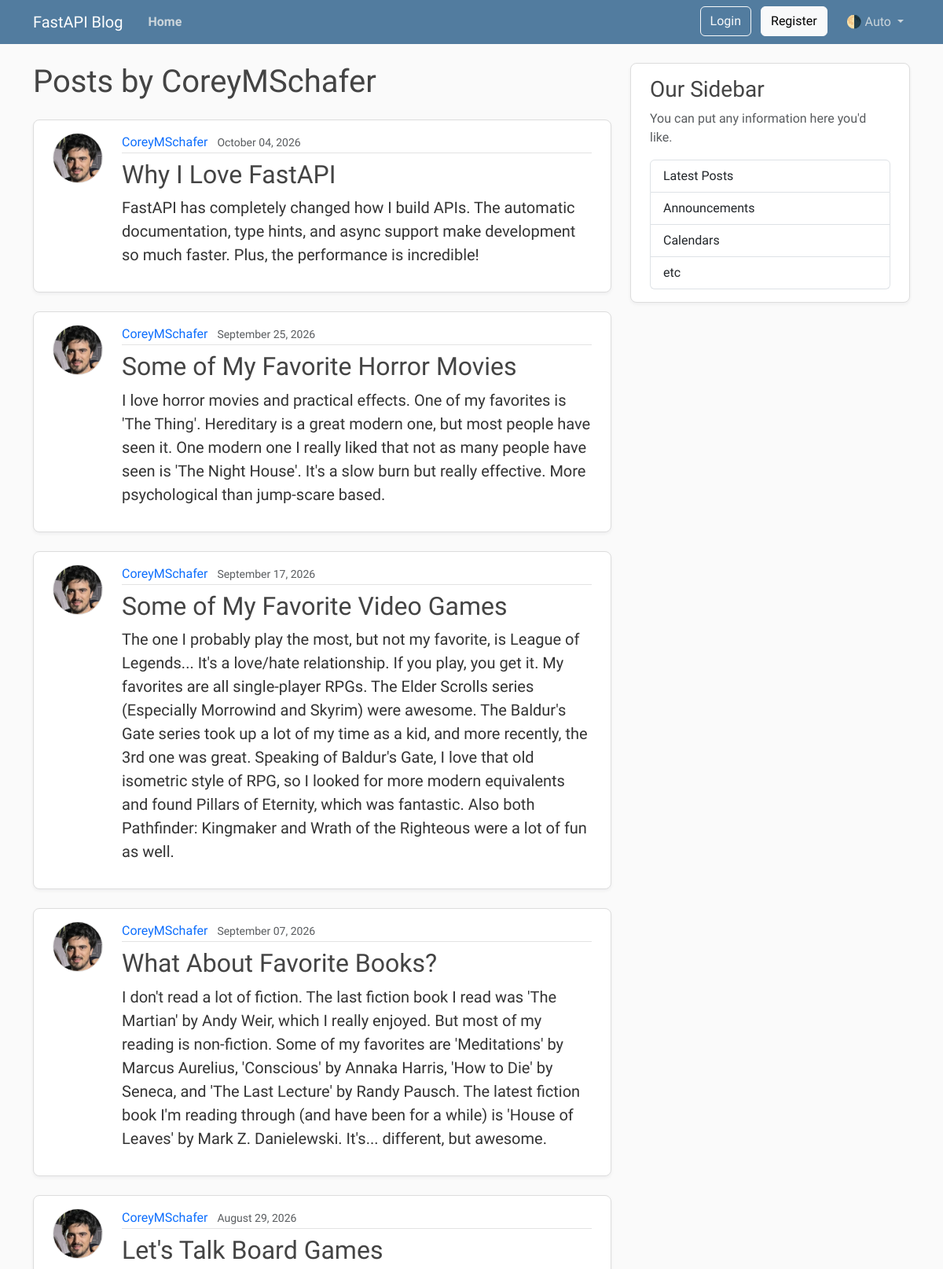
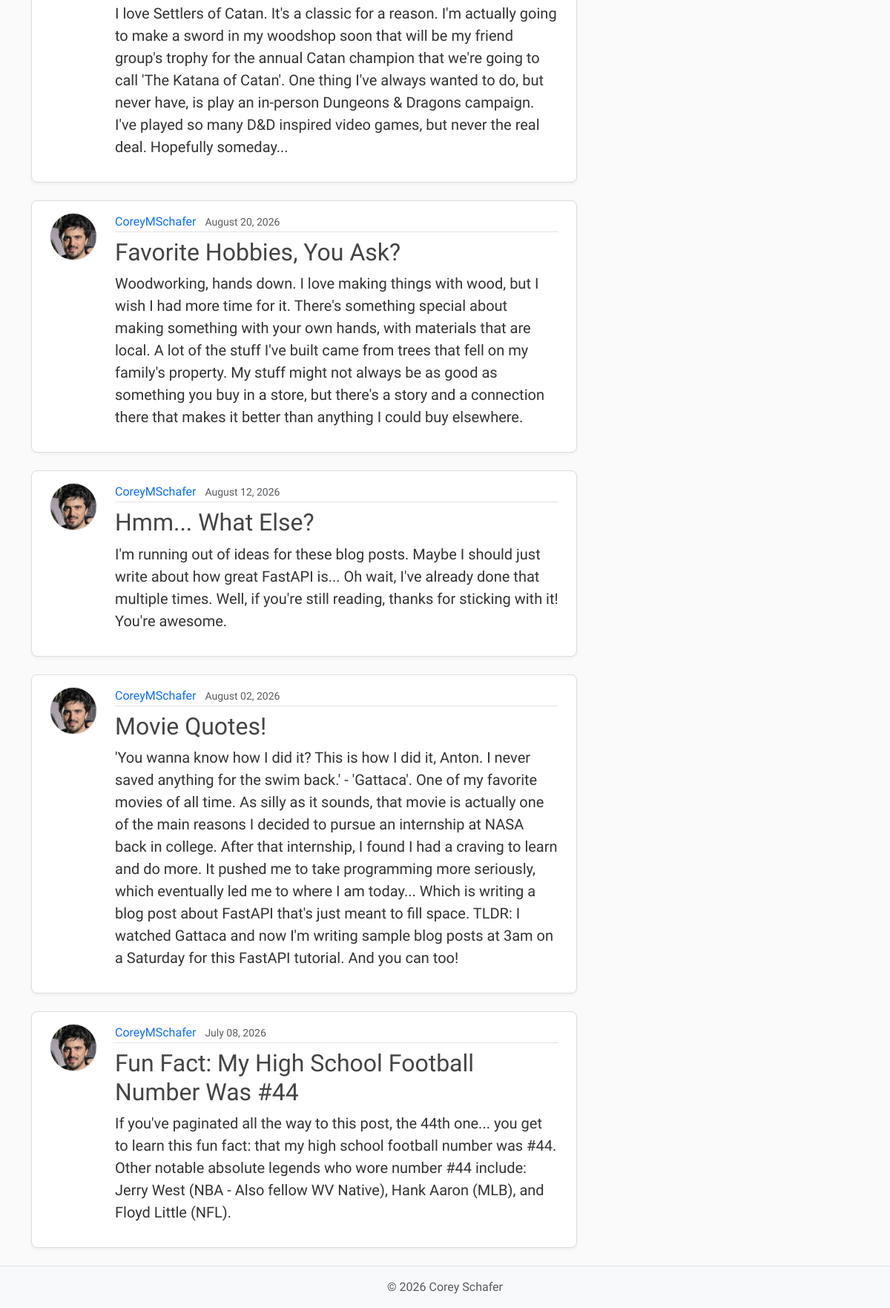
The page /users/1/posts on the database its author committed (2 pictures, top to bottom).
### models.py (models this page shows, shortened)
class User(Base):
    __tablename__ = "users"
    id: Mapped[int] = mapped_column(Integer, primary_key=True, index=True)
    username: Mapped[str] = mapped_column(String(50), unique=True, nullable=False)
    email: Mapped[str] = mapped_column(String(120), unique=True, nullable=False)
    password_hash: Mapped[str] = mapped_column(String(200), nullable=False)
    image_file: Mapped[str | None] = mapped_column(
        String(200),
        nullable=True,
        default=None,
    )
    posts: Mapped[list[Post]] = relationship(
        back_populates="author",
        cascade="all, delete-orphan",
    )
    reset_tokens: Mapped[list[PasswordResetToken]] = relationship(
        back_populates="user",
        cascade="all, delete-orphan",
    )

class Post(Base):
    __tablename__ = "posts"
    id: Mapped[int] = mapped_column(Integer, primary_key=True, index=True)
    title: Mapped[str] = mapped_column(String(100), nullable=False)
    content: Mapped[str] = mapped_column(Text, nullable=False)
    user_id: Mapped[int] = mapped_column(
        ForeignKey("users.id"),
        nullable=False,
        index=True,
    )
    date_posted: Mapped[datetime] = mapped_column(
        DateTime(timezone=True),
        default=lambda: datetime.now(UTC),
    )
    author: Mapped[User] = relationship(back_populates="posts")

### main.py (the view)
@app.get("/users/{user_id}/posts", include_in_schema=False, name="user_posts")
async def user_posts_page(
    request: Request,
    user_id: int,
    db: Annotated[AsyncSession, Depends(get_db)],
):
    result = await db.execute(select(models.User).where(models.User.id == user_id))
    user = result.scalars().first()
    if not user:
        raise HTTPException(
            status_code=status.HTTP_404_NOT_FOUND,
            detail="User not found",
        )
    result = await db.execute(
        select(models.Post)
        .options(selectinload(models.Post.author))
        .where(models.Post.user_id == user_id)
        .order_by(models.Post.date_posted.desc()),
    )
    posts = result.scalars().all()
    return templates.TemplateResponse(
        request,
        "user_posts.html",
        {"posts": posts, "user": user, "title": f"{user.username}'s Posts"},
    )

### templates/user_posts.html (shortened to what this page needs)
{% extends "layout.html" %}
{% block content %}
    <h1 class="mb-4">Posts by {{ user.username }}</h1>
    <div id="postsContainer">
        {% for post in posts %}
            <article class="content-section py-3 px-4 mb-4">
                <div class="d-flex align-items-start gap-4">
                    <img class="rounded-circle article-img flex-shrink-0"
                         src="{{ post.author.image_path }}"
                         alt="{{ post.author.username }}'s profile picture"
                         width="64"
                         height="64"
                         loading="lazy">
                    <div class="flex-grow-1">
                        <div class="article-metadata mb-2">
                            <a class="me-2"
                               href="{{ url_for('user_posts', user_id=post.author.id) }}">{{ post.author.username }}</a>
                            <small class="text-body-secondary">{{ post.date_posted.strftime("%B %d, %Y") }}</small>
                        </div>
                        <h2>
                            <a class="article-title"
                               href="{{ url_for('post_page', post_id=post.id) }}">{{ post.title }}</a>
                        </h2>
                        <p class="article-content">{{ post.content }}</p>
                    </div>
                </div>
            </article>
        {% else %}
            <p class="text-body-secondary">No posts by this user yet.</p>
        {% endfor %}
    </div>
{% endblock content %}

### static/css/main.css (style rules this page uses)
:root { --font-heading: "Montserrat", system-ui, -apple-system, BlinkMacSystemFont, sans-serif; --font-body: "Nunito", system-ui, -apple-system, BlinkMacSystemFont, sans-serif; --color-bg-body: #fafafa; --color-bg-content: #ffffff; --color-text-primary: #333333; --color-text-heading: #444444; --color-steel: #527c9f; --color-nav-link: #cbd5db; --color-nav-link-hover: #ffffff; --color-link-hover: #428bca; --color-border: #dddddd; --color-border-light: #e3e3e3; --spacing-xl: 5rem; --article-img-size: 4rem; --account-img-size: 7.813rem; }
body { font-family: var(--font-body); background: var(--color-bg-body); color: var(--color-text-primary); }
h1, h2, h3, h4, h5, h6 { font-family: var(--font-heading); color: var(--color-text-heading); }
a { text-decoration: none; }
.content-section { background: var(--color-bg-content); border: 1px solid var(--color-border); border-radius: 0.5rem; box-shadow: 0 2px 4px rgba(15, 23, 42, 0.05); transition: box-shadow 0.15s ease, transform 0.15s ease, border-color 0.15s ease; }
.article-title { color: var(--color-text-heading); transition: color 0.2s ease-in-out; }
.article-content { white-space: pre-line; font-size: 1.25rem; }
.article-img { height: var(--article-img-size); width: var(--article-img-size); flex-shrink: 0; object-fit: cover; border: 1px solid var(--color-border-light); box-shadow: 0 0 0 2px var(--color-bg-content); }
.article-metadata { padding-bottom: 0.063rem; border-bottom: 1px solid var(--color-border-light); }
.article-metadata a { transition: color 0.2s ease-in-out; }

### rows shown on the page
User: username "CoreyMSchafer"
Post: author.image_path (picture), author.username "CoreyMSchafer", date_posted "October 04, 2026", title "Why I Love FastAPI", content "FastAPI has completely changed how I build APIs. The automatic documentation, type hints, and async support make development so much faster. Plus, the performance is incredible!"
Post: author.image_path (picture), author.username "CoreyMSchafer", date_posted "September 25, 2026", title "Some of My Favorite Horror Movies", content "I love horror movies and practical effects. One of my favorites is 'The Thing'. Hereditary is a great modern one, but most people have seen it. One modern one I really liked that not as many people have seen is 'The Night House'. It's a slow burn but really effective. More psychological than jump-scare based."
Post: author.image_path (picture), author.username "CoreyMSchafer", date_posted "September 17, 2026", title "Some of My Favorite Video Games", content "The one I probably play the most, but not my favorite, is League of Legends... It's a love/hate relationship. If you play, you get it. My favorites are all single-player RPGs. The Elder Scrolls series (Especially Morrowind and Skyrim) were awesome. The Baldur's Gate series took up a lot of my time as a kid, and more recently, the 3rd one was great. Speaking of Baldur's Gate, I love that old isometric style of RPG, so I looked for more modern equivalents and found Pillars of Eternity, which was fantastic. Also both Pathfinder: Kingmaker and Wrath of the Righteous were a lot of fun as well."
Post: author.image_path (picture), author.username "CoreyMSchafer", date_posted "September 07, 2026", title "What About Favorite Books?", content "I don't read a lot of fiction. The last fiction book I read was 'The Martian' by Andy Weir, which I really enjoyed. But most of my reading is non-fiction. Some of my favorites are 'Meditations' by Marcus Aurelius, 'Conscious' by Annaka Harris, 'How to Die' by Seneca, and 'The Last Lecture' by Randy Pausch. The latest fiction book I'm reading through (and have been for a while) is 'House of Leaves' by Mark Z. Danielewski. It's... different, but awesome."
Post: author.image_path (picture), author.username "CoreyMSchafer", date_posted "August 29, 2026", title "Let's Talk Board Games", content "I love Settlers of Catan. It's a classic for a reason. I'm actually going to make a sword in my woodshop soon that will be my friend group's trophy for the annual Catan champion that we're going to call 'The Katana of Catan'. One thing I've always wanted to do, but never have, is play an in-person Dungeons & Dragons campaign. I've played so many D&D inspired video games, but never the real deal. Hopefully someday..."
Post: author.image_path (picture), author.username "CoreyMSchafer", date_posted "August 20, 2026", title "Favorite Hobbies, You Ask?", content "Woodworking, hands down. I love making things with wood, but I wish I had more time for it. There's something special about making something with your own hands, with materials that are local. A lot of the stuff I've built came from trees that fell on my family's property. My stuff might not always be as good as something you buy in a store, but there's a story and a connection there that makes it better than anything I could buy elsewhere."
Post: author.image_path (picture), author.username "CoreyMSchafer", date_posted "August 12, 2026", title "Hmm... What Else?", content "I'm running out of ideas for these blog posts. Maybe I should just write about how great FastAPI is... Oh wait, I've already done that multiple times. Well, if you're still reading, thanks for sticking with it! You're awesome."
Post: author.image_path (picture), author.username "CoreyMSchafer", date_posted "August 02, 2026", title "Movie Quotes!", content "'You wanna know how I did it? This is how I did it, Anton. I never saved anything for the swim back.' - 'Gattaca'. One of my favorite movies of all time. As silly as it sounds, that movie is actually one of the main reasons I decided to pursue an internship at NASA back in college. After that internship, I found I had a craving to learn and do more. It pushed me to take programming more seriously, which eventually led me to where I am today... Which is writing a blog post about FastAPI that's just meant to fill space. TLDR: I watched Gattaca and now I'm writing sample blog posts at 3am on a Saturday for this FastAPI tutorial. And you can too!"
Post: author.image_path (picture), author.username "CoreyMSchafer", date_posted "July 08, 2026", title "Fun Fact: My High School Football Number Was #44", content "If you've paginated all the way to this post, the 44th one... you get to learn this fun fact: that my high school football number was #44. Other notable absolute legends who wore number #44 include: Jerry West (NBA - Also fellow WV Native), Hank Aaron (MLB), and Floyd Little (NFL)."
